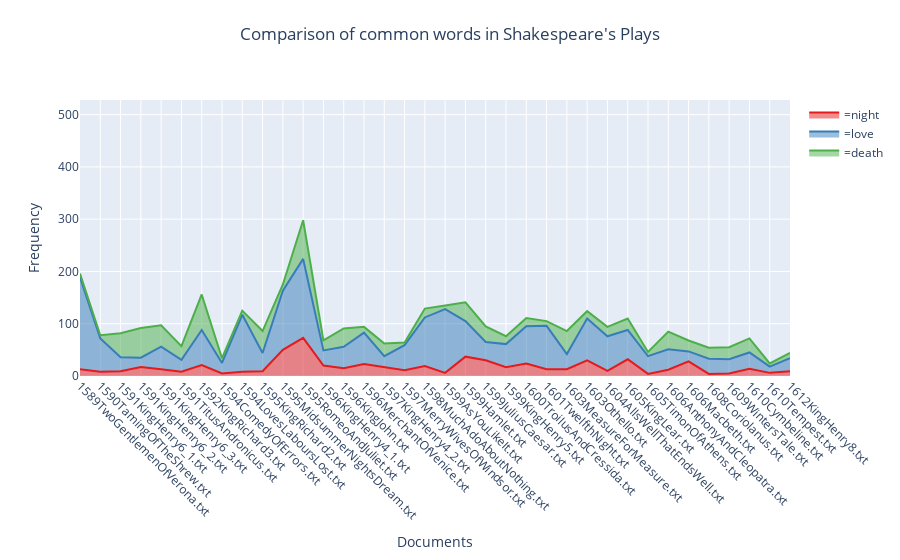

This figure's notebook cell:
### Markdown cell above
### Plot the Streamgraph

For the code below, you will only need to make changes to the `# Variables` section. We have these variables here so  you do not need to go searching through the code to find where to make these changes. In addition, some of these elements are used more than once, so by assigning them to a variable you only need to make the change once and it will be implemented in all the places the element is used. 

First we name the output file and assign that name to the variable `outputFile`. It is currently saved as a '.html' file. 

Next we choose the color palette for our stacked area graph and assign it to the variable `colorScheme`. You may want to change the palette color to something else besides `'Set1'`. To change the color scheme you only need to change the last part of `px.colors.qualitative.Set1`. So you can change where it says `Set1` to another color scheme. Some other color options can be found [here](https://plot.ly/python/v3/ipython-notebooks/color-scales/). 

Next you will want to change label of your x axis and y axis as well as the main title to match your data. To change the x axis and y axis label change the content of the `xlabel` and `ylabel` varibales respectively. To change the main title change the content of the `mainTitle` variable.

The `yRange` variable is already set to automatically measure the highest frequency and multiply it by the number of words in your `interestedWords` list. This should guarantee that the y axis limit is never too short. However, if you feel it is too long, feel free to adjust the max limit to something else. Replace `max(df["Freq"]*len(interestedWords))` with whatever the number is you want to be the highest limit on the y axis.

To change the angle of the x tick labels adjust the number assigned to the variable `angle` to a number in degrees representing the angle you want the labels to be at.

At the end we have an "if else" statement. If you set `singleDoc` equal to **True** above then the x tick labels will be the number of chunks the document was broken into. This will depend on the number of words in a chunk. If you set `singleDoc` equal to **False** above, the the x tick labels will be the names of the documents that make up your dataset.

You should not need to make any adjustments after `# Plot`. Once you've made your changes, you're ready to plot your graph! A tab in your web browser should open automatically to show you the results of your interactive html file.

### Code cell
#Variables
outputFile = "shakespeareStack.html"
colorScheme = px.colors.qualitative.Set1
xlabel = "Documents"
ylabel = "Frequency"
mainTitle = "Comparison of common words in Shakespeare's Plays"
yRange = [0, max(df["Freq"]*len(interestedWords))]
angle = 45

# Plot
if singleDoc is True:
    fig = px.area(df, x="SeqNum", y="Freq", color = "Term", color_discrete_sequence=colorScheme, line_group = "Term", 
                  labels = {"SeqNum":xlabel,"Freq":ylabel, "Term":""}, title=mainTitle, category_orders={"Term":interestedWords})
    fig.update_layout(title={'y':0.95, 'x':0.5, 'xanchor': 'center', 'yanchor':'top'},
    xaxis = dict(
        tickmode = 'linear',
        tick0 = 0,
        dtick = 1))
    fig.update_yaxes(range=yRange)
    fig.update_xaxes(tickangle=angle)
else:
    fig = px.area(df, x="SeqLabel", y="Freq", color = "Term", color_discrete_sequence=colorScheme, line_group = "Term", 
                  labels = {"SeqLabel":xlabel,"Freq":ylabel, "Term":""}, title=mainTitle, category_orders={"Term":interestedWords})
    fig.update_layout(title={'y':0.95, 'x':0.5, 'xanchor': 'center', 'yanchor':'top'})
    fig.update_yaxes(range=yRange)
    fig.update_xaxes(tickangle=angle)
    
py.offline.plot(fig, filename=os.path.join(dataResults, outputFile))
fig.show()

### Figure 1 — Plotly figure (JSON) as saved in the notebook; plotly's stock layout.template omitted (floating-point values rounded to 4 significant figures)
{"data": [{"hoverlabel": {"namelength": 0}, "hovertemplate": "=night<br>Documents=%{x}<br>Frequency=%{y}", "legendgroup": "=night", "line": {"color": "rgb(228,26,28)"}, "mode": "lines", "name": "=night", "orientation": "v", "showlegend": true, "stackgroup": "1", "type": "scatter", "x": ["1589TwoGentlemenOfVerona.txt", "1590TamingOfTheShrew.txt", "1591KingHenry6_1.txt", "1591KingHenry6_2.txt", "1591KingHenry6_3.txt", "1591TitusAndronicus.txt", "1592KingRichard3.txt", "1594ComedyOfErrors.txt", "1594LovesLaboursLost.txt", "1595KingRichard2.txt", "1595MidsummerNightsDream.txt", "1595RomeoAndJuliet.txt", "1596KingHenry4_1.txt", "1596KingJohn.txt", "1596MerchantOfVenice.txt", "1597KingHenry4_2.txt", "1597MerryWivesOfWindsor.txt", "1598MuchAdoAboutNothing.txt", "1599AsYouLikeIt.txt", "1599Hamlet.txt", "1599JuliusCaesar.txt", "1599KingHenry5.txt", "1600TroilusAndCressida.txt", "1601TwelfthNight.txt", "1603MeasureForMeasure.txt", "1603Othello.txt", "1604AllsWellThatEndsWell.txt", "1605KingLear.txt", "1605TimonOfAthens.txt", "1606AnthonyAndCleopatra.txt", "1606Macbeth.txt", "1608Coriolanus.txt", "1609WintersTale.txt", "1610Cymbeline.txt", "1610Tempest.txt", "1612KingHenry8.txt"], "xaxis": "x", "y": [13, 8, 9, 17, 13, 8, 21, 5, 8, 9, 50, 73, 20, 15, 23, 17, 11, 19, 6, 37, 30, 17, 24, 13, 13, 30, 10, 32, 4, 12, 28, 4, 5, 14, 6, 9], "yaxis": "y"}, {"hoverlabel": {"namelength": 0}, "hovertemplate": "=love<br>Documents=%{x}<br>Frequency=%{y}", "legendgroup": "=love", "line": {"color": "rgb(55,126,184)"}, "mode": "lines", "name": "=love", "orientation": "v", "showlegend": true, "stackgroup": "1", "type": "scatter", "x": ["1589TwoGentlemenOfVerona.txt", "1590TamingOfTheShrew.txt", "1591KingHenry6_1.txt", "1591KingHenry6_2.txt", "1591KingHenry6_3.txt", "1591TitusAndronicus.txt", "1592KingRichard3.txt", "1594ComedyOfErrors.txt", "1594LovesLaboursLost.txt", "1595KingRichard2.txt", "1595MidsummerNightsDream.txt", "1595RomeoAndJuliet.txt", "1596KingHenry4_1.txt", "1596KingJohn.txt", "1596MerchantOfVenice.txt", "1597KingHenry4_2.txt", "1597MerryWivesOfWindsor.txt", "1598MuchAdoAboutNothing.txt", "1599AsYouLikeIt.txt", "1599Hamlet.txt", "1599JuliusCaesar.txt", "1599KingHenry5.txt", "1600TroilusAndCressida.txt", "1601TwelfthNight.txt", "1603MeasureForMeasure.txt", "1603Othello.txt", "1604AllsWellThatEndsWell.txt", "1605KingLear.txt", "1605TimonOfAthens.txt", "1606AnthonyAndCleopatra.txt", "1606Macbeth.txt", "1608Coriolanus.txt", "1609WintersTale.txt", "1610Cymbeline.txt", "1610Tempest.txt", "1612KingHenry8.txt"], "xaxis": "x", "y": [176, 64, 27, 18, 43, 23, 67, 20, 109, 35, 113, 151, 29, 41, 60, 21, 48, 93, 122, 68, 35, 44, 71, 83, 29, 80, 66, 56, 34, 39, 19, 29, 27, 31, 12, 25], "yaxis": "y"}, {"hoverlabel": {"namelength": 0}, "hovertemplate": "=death<br>Documents=%{x}<br>Frequency=%{y}", "legendgroup": "=death", "line": {"color": "rgb(77,175,74)"}, "mode": "lines", "name": "=death", "orientation": "v", "showlegend": true, "stackgroup": "1", "type": "scatter", "x": ["1589TwoGentlemenOfVerona.txt", "1590TamingOfTheShrew.txt", "1591KingHenry6_1.txt", "1591KingHenry6_2.txt", "1591KingHenry6_3.txt", "1591TitusAndronicus.txt", "1592KingRichard3.txt", "1594ComedyOfErrors.txt", "1594LovesLaboursLost.txt", "1595KingRichard2.txt", "1595MidsummerNightsDream.txt", "1595RomeoAndJuliet.txt", "1596KingHenry4_1.txt", "1596KingJohn.txt", "1596MerchantOfVenice.txt", "1597KingHenry4_2.txt", "1597MerryWivesOfWindsor.txt", "1598MuchAdoAboutNothing.txt", "1599AsYouLikeIt.txt", "1599Hamlet.txt", "1599JuliusCaesar.txt", "1599KingHenry5.txt", "1600TroilusAndCressida.txt", "1601TwelfthNight.txt", "1603MeasureForMeasure.txt", "1603Othello.txt", "1604AllsWellThatEndsWell.txt", "1605KingLear.txt", "1605TimonOfAthens.txt", "1606AnthonyAndCleopatra.txt", "1606Macbeth.txt", "1608Coriolanus.txt", "1609WintersTale.txt", "1610Cymbeline.txt", "1610Tempest.txt", "1612KingHenry8.txt"], "xaxis": "x", "y": [7, 6, 46, 57, 41, 26, 68, 9, 8, 42, 12, 74, 19, 35, 11, 24, 5, 17, 7, 36, 30, 15, 16, 9, 44, 14, 18, 22, 8, 34, 21, 21, 23, 27, 6, 10], "yaxis": "y"}], "layout": {"legend": {"tracegroupgap": 0}, "title": {"text": "Comparison of common words in Shakespeare's Plays", "x": 0.5, "xanchor": "center", "y": 0.95, "yanchor": "top"}, "xaxis": {"anchor": "y", "domain": [0, 1], "tickangle": 45, "title": {"text": "Documents"}}, "yaxis": {"anchor": "x", "domain": [0, 1], "range": [0, 528], "title": {"text": "Frequency"}}}}
